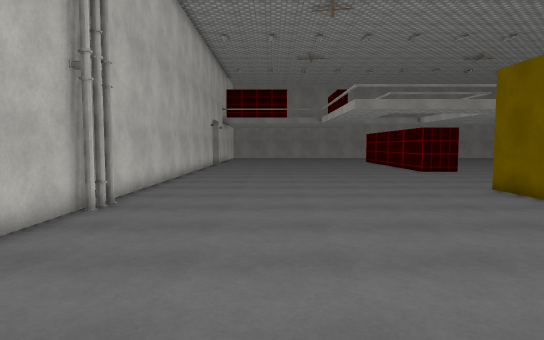
View 1 (above)

18 first-person views from a walk through a 3-D level made in the Unity game engine. The camera is 1.5 m above the floor, tilts 4° down and sees 75° across. Doors are open. The floor is counted in squares, 1 m on a side. Each view is taken from the middle of a square. On the plan, view 1 faces up. The plan holds only what a view shows up to about 16 squares ahead; the rest is blank. The place goes on beyond the plan. The player is left out. Some surface patterns are stand-ins.

View 2
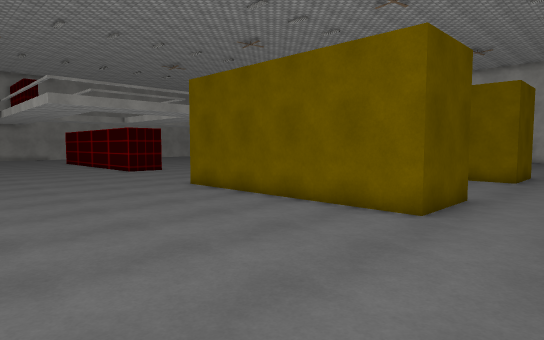

View 3
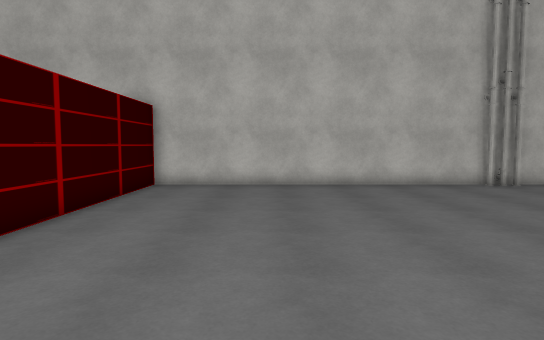

View 4
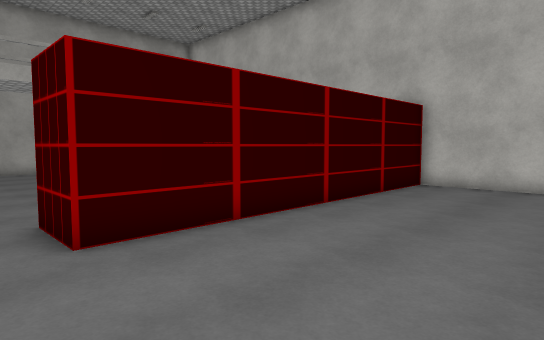

View 5
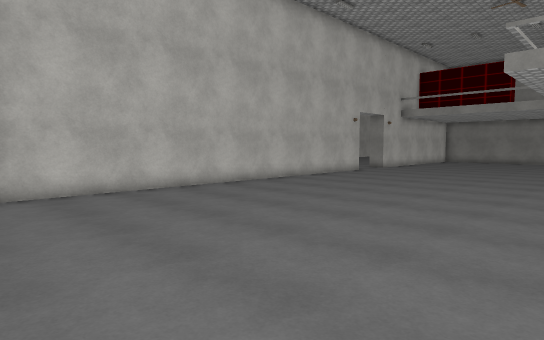

View 6
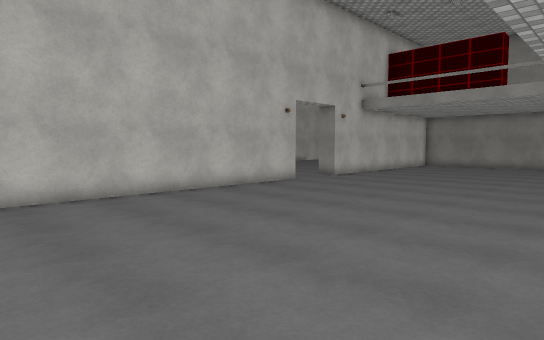

View 7
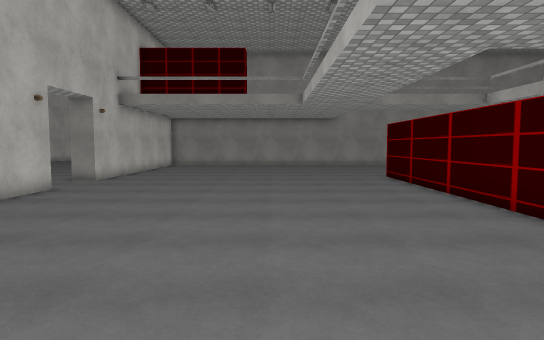

View 8
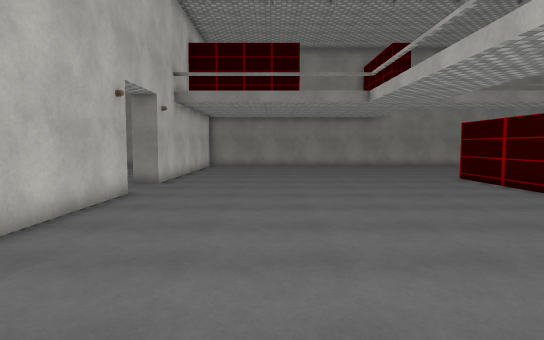

View 9
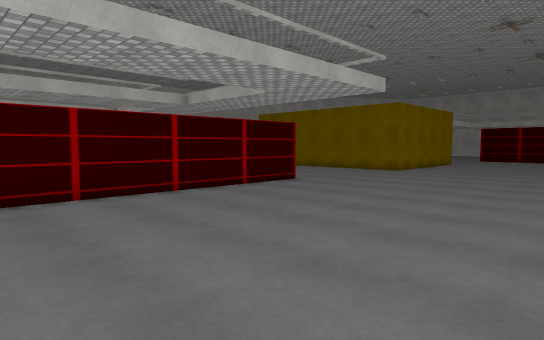

View 10
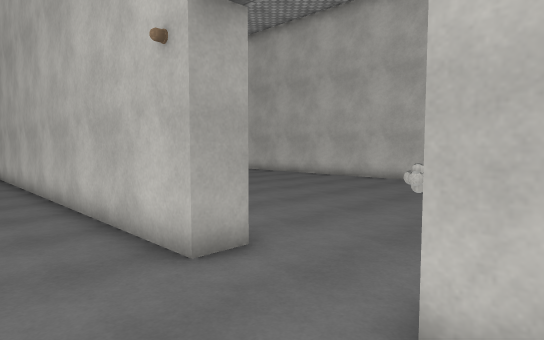

View 11
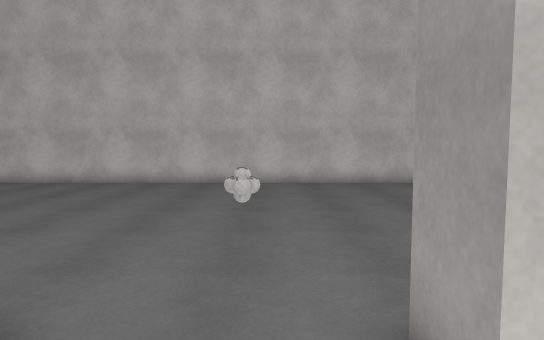

View 12
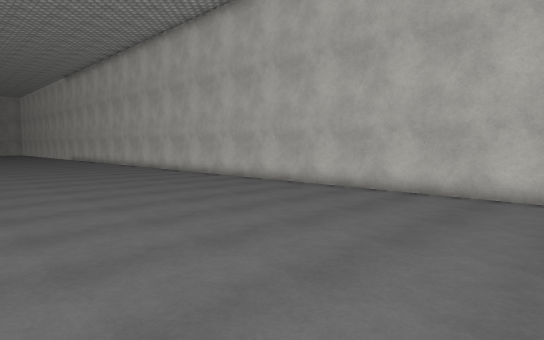

View 13
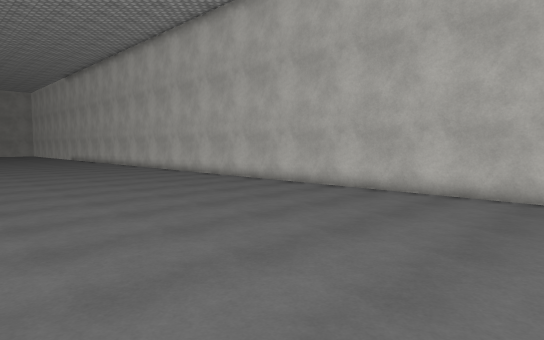

View 14
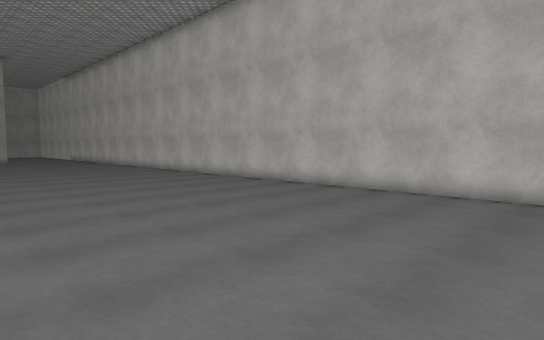

View 15
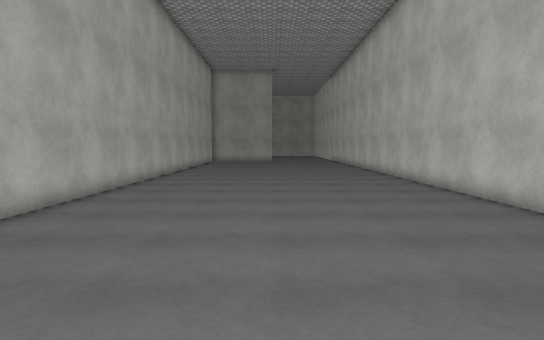

View 16
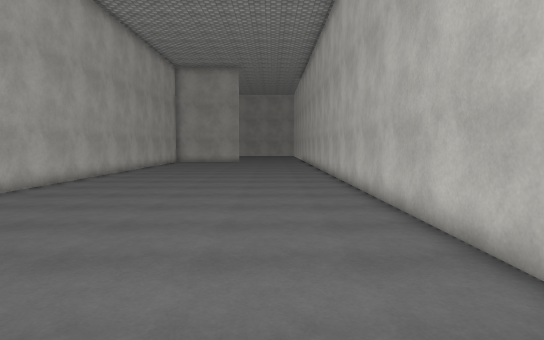

View 17
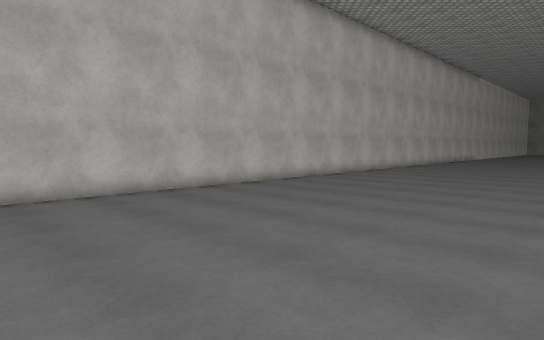

View 18
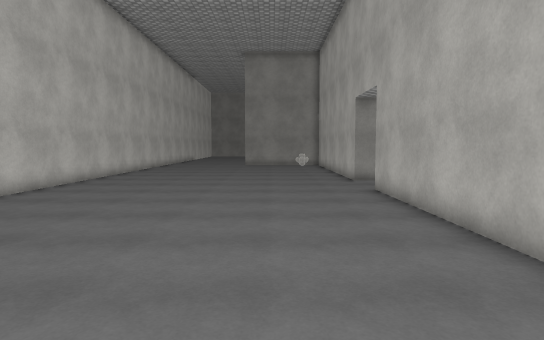

### Floor plan
Points are (right, up) in squares from view 1. A wall is a line through its corners. A room is listed if a view was taken in it or the views show most of it. See-through windows are left out.
Room 1 (views 1, 2, 3, 4, 5, 6, 7, 8, 9, 10, 11)
walls: (8.5, 20) (8.5, 32); (9.5, 3) (7.5, 3) (7.5, 12); (-4.5, 27) (-4.5, -4.5) (7.5, -4.5) (7.5, -5.5); (-4.5, 32.1) (-4.5, 30)
ways out: open door at (-5, 28.5) to room 2
objects: pipe (-4, 8) to (-4, 9)
Room 2 (views 12, 13, 14, 15, 16, 17, 18)
walls: (-5.5, 19.5) (-5.5, 27); (-5.5, 30) (-5.5, 31); (-17, 32.5) (-17, -4.9); (-5.5, -5.1) (-5.5, 4.9)
ways out: open door at (-5, 28.5) to room 1
objects: other object (-8, 29)

Where each view was taken, in squares from view 1:
view 1: 0 up, 0 right, facing up
view 2: 0 up, 0 right, facing up-right
view 3: 0 up, 9 right, facing left
view 4: 1 up, 9 right, facing down-left
view 5: 8 up, 7 right, facing up-left
view 6: 15 up, 6 right, facing up-left
view 7: 15 up, 3 right, facing up
view 8: 16 up, 0 right, facing up
view 9: 32 up, 2 left, facing down-right
view 10: 31 up, 2 left, facing down-left
view 11: 29 up, 3 left, facing left
view 12: 25 up, 6 left, facing down-left
view 13: 18 up, 6 left, facing down-left
view 14: 14 up, 6 left, facing down-left
view 15: 12 up, 11 left, facing down
view 16: 11 up, 14 left, facing down
view 17: 5 down, 6 left, facing up-left
view 18: 15 up, 9 left, facing up
